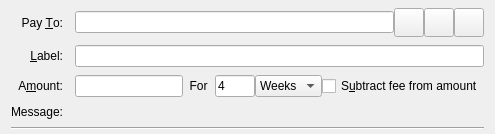
  <widget class="QFrame" name="SendCoins">
   <property name="toolTip">
    <string>This is a normal payment.</string>
   </property>
   <property name="frameShape">
    <enum>QFrame::NoFrame</enum>
   </property>
   <layout class="QGridLayout" name="gridLayout">
    <property name="topMargin">
     <number>8</number>
    </property>
    <property name="bottomMargin">
     <number>4</number>
    </property>
    <property name="horizontalSpacing">
     <number>12</number>
    </property>
    <property name="verticalSpacing">
     <number>8</number>
    </property>
    <item row="4" column="0" colspan="2">
     <widget class="Line" name="line">
      <property name="orientation">
       <enum>Qt::Horizontal</enum>
      </property>
     </widget>
    </item>
    <item row="0" column="0">
     <widget class="QLabel" name="payToLabel">
      <property name="text">
       <string>Pay &amp;To:</string>
      </property>
      <property name="alignment">
       <set>Qt::AlignRight|Qt::AlignTrailing|Qt::AlignVCenter</set>
      </property>
      <property name="buddy">
       <cstring>payTo</cstring>
      </property>
     </widget>
    </item>
    <item row="1" column="1">
     <widget class="QLineEdit" name="addAsLabel">
      <property name="toolTip">
       <string>Enter a label for this address to add it to the list of used addresses</string>
      </property>
     </widget>
    </item>
    <item row="2" column="0">
     <widget class="QLabel" name="amountLabel">
      <property name="text">
       <string>A&amp;mount:</string>
      </property>
      <property name="alignment">
       <set>Qt::AlignRight|Qt::AlignTrailing|Qt::AlignVCenter</set>
      </property>
      <property name="buddy">
       <cstring>payAmount</cstring>
      </property>
     </widget>
    </item>
    <item row="0" column="1">
     <layout class="QHBoxLayout" name="payToLayout">
      <property name="spacing">
       <number>0</number>
      </property>
      <item>
       <widget class="QValidatedLineEdit" name="payTo">
        <property name="toolTip">
         <string>The UOU address to send the payment to</string>
        </property>
       </widget>
      </item>
      <item>
       <widget class="QToolButton" name="addressBookButton">
        <property name="toolTip">
         <string>Choose previously used address</string>
        </property>
        <property name="text">
         <string/>
        </property>
        <property name="icon">
         <iconset resource="../bitcoin.qrc">
          <normaloff>:/icons/address-book</normaloff>:/icons/address-book</iconset>
        </property>
        <property name="iconSize">
         <size>
          <width>22</width>
          <height>22</height>
         </size>
        </property>
        <property name="shortcut">
         <string>Alt+A</string>
        </property>
       </widget>
      </item>
      <item>
       <widget class="QToolButton" name="pasteButton">
        <property name="toolTip">
         <string>Paste address from clipboard</string>
        </property>
        <property name="text">
         <string/>
        </property>
        <property name="icon">
         <iconset resource="../bitcoin.qrc">
          <normaloff>:/icons/editpaste</normaloff>:/icons/editpaste</iconset>
        </property>
        <property name="iconSize">
         <size>
          <width>22</width>
          <height>22</height>
         </size>
        </property>
        <property name="shortcut">
         <string>Alt+P</string>
        </property>
       </widget>
      </item>
      <item>
       <widget class="QToolButton" name="deleteButton">
        <property name="toolTip">
         <string>Remove this entry</string>
        </property>
        <property name="text">
         <string/>
        </property>
        <property name="icon">
         <iconset resource="../bitcoin.qrc">
          <normaloff>:/icons/remove</normaloff>:/icons/remove</iconset>
        </property>
        <property name="iconSize">
         <size>
          <width>22</width>
          <height>22</height>
         </size>
        </property>
       </widget>
      </item>
     </layout>
    </item>
    <item row="1" column="0">
     <widget class="QLabel" name="labellLabel">
      <property name="text">
       <string>&amp;Label:</string>
      </property>
      <property name="alignment">
       <set>Qt::AlignRight|Qt::AlignTrailing|Qt::AlignVCenter</set>
      </property>
      <property name="buddy">
       <cstring>addAsLabel</cstring>
      </property>
     </widget>
    </item>
    <item row="2" column="1">
     <layout class="QHBoxLayout" name="horizontalLayoutAmount" stretch="0,0,0,0,1">
      <item>
       <widget class="BitcoinAmountField" name="payAmount"/>
      </item>
      <item>
       <widget class="QLabel" name="locklabel">
        <property name="text">
         <string>  For  </string>
        </property>
       </widget>
      </item>
      <item>
       <widget class="QLineEdit" name="lockperiod">
        <property name="enabled">
         <bool>true</bool>
        </property>
        <property name="maximumSize">
         <size>
          <width>40</width>
          <height>16777215</height>
         </size>
        </property>
        <property name="layoutDirection">
         <enum>Qt::LeftToRight</enum>
        </property>
        <property name="text">
         <string>4</string>
        </property>
        <property name="maxLength">
         <number>6</number>
        </property>
       </widget>
      </item>
      <item>
       <widget class="QComboBox" name="locklength">
        <item>
         <property name="text">
          <string>Weeks</string>
         </property>
        </item>
        <item>
         <property name="text">
          <string>Days</string>
         </property>
        </item>
        <item>
         <property name="text">
          <string>Blocks</string>
         </property>
        </item>
       </widget>
      </item>
      <item>
       <widget class="QCheckBox" name="checkboxSubtractFeeFromAmount">
        <property name="toolTip">
         <string>The fee will be deducted from the amount being sent. The recipient will receive less bitcoins than you enter in the amount field. If multiple recipients are selected, the fee is split equally.</string>
        </property>
        <property name="text">
         <string>S&amp;ubtract fee from amount</string>
        </property>
       </widget>
      </item>
     </layout>
    </item>
    <item row="3" column="0">
     <widget class="QLabel" name="messageLabel">
      <property name="text">
       <string>Message:</string>
      </property>
      <property name="alignment">
       <set>Qt::AlignRight|Qt::AlignTrailing|Qt::AlignVCenter</set>
      </property>
     </widget>
    </item>
    <item row="3" column="1">
     <widget class="QLabel" name="messageTextLabel">
      <property name="toolTip">
       <string>A message that was attached to the UOU: URI which will be stored with the transaction for your reference. Note: This message will not be sent over the UOU network.</string>
      </property>
      <property name="textFormat">
       <enum>Qt::PlainText</enum>
      </property>
     </widget>
    </item>
   </layout>
  </widget>
